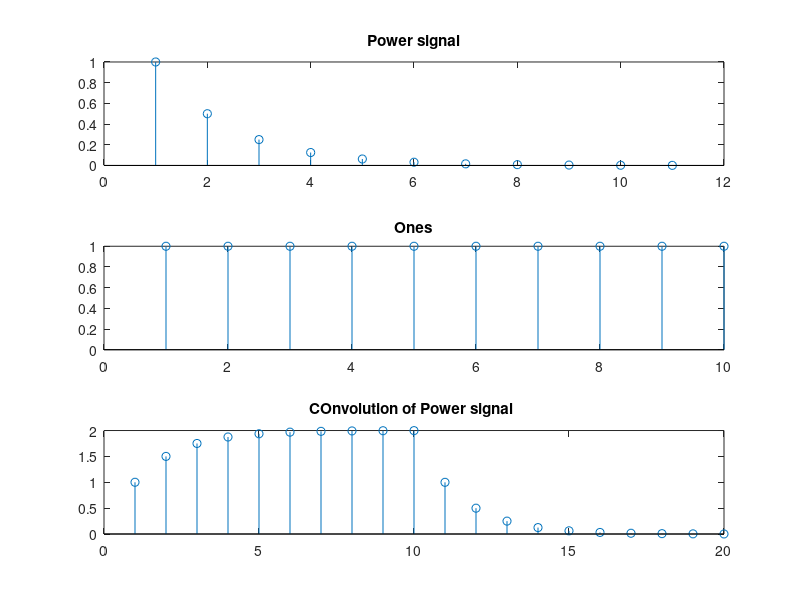

Write MATLAB code to recreate this figure.
n= 0:10;
x = power(0.5,n);
h = ones(1,10);
y = conv(x,h);
subplot(311);
stem(x);
title('Power signal');
subplot(312);
stem(h);
title('Ones');
subplot(313);
stem(y);
title('COnvolution of Power signal ');
